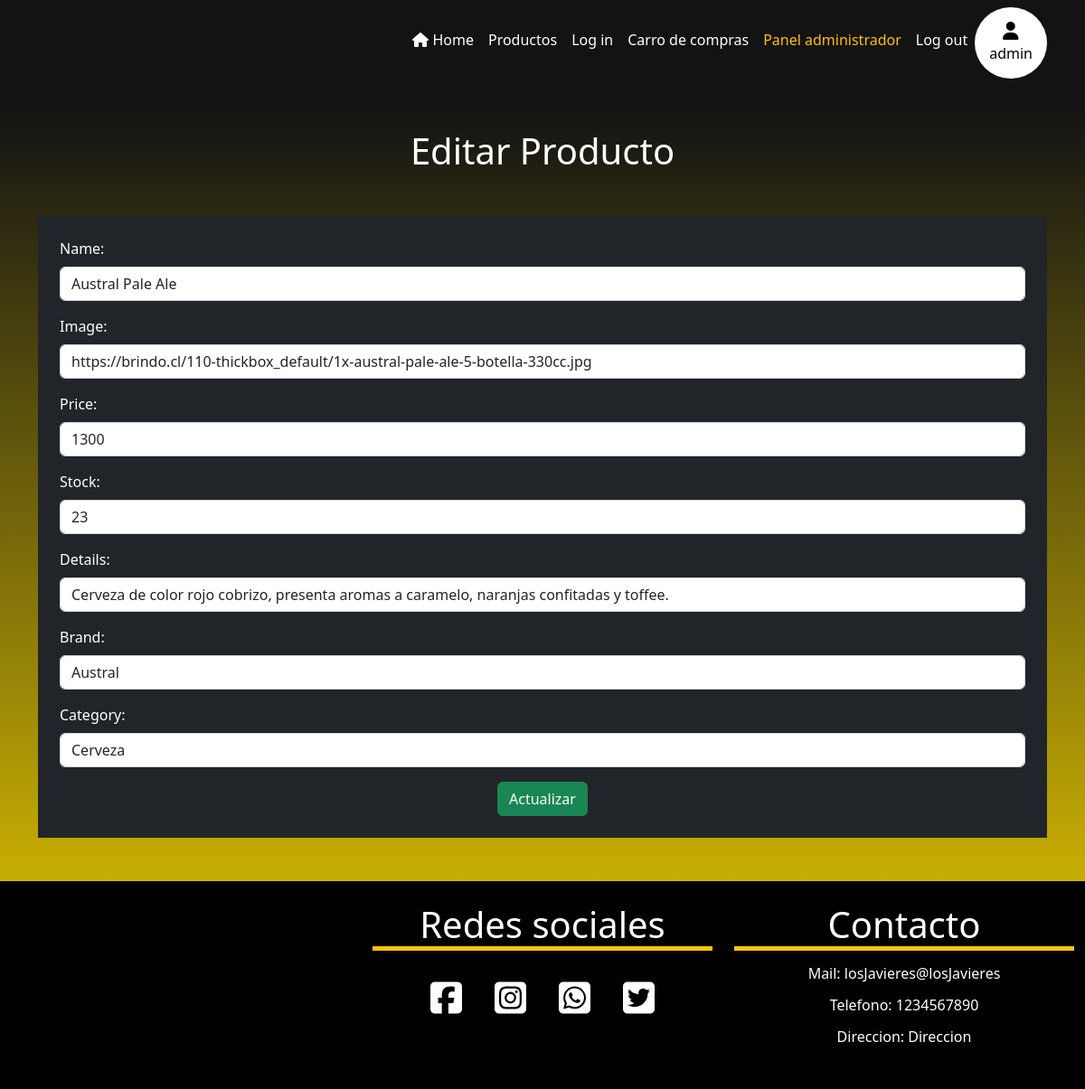
The app's page /products/editProduct/4 (signed in), older data.
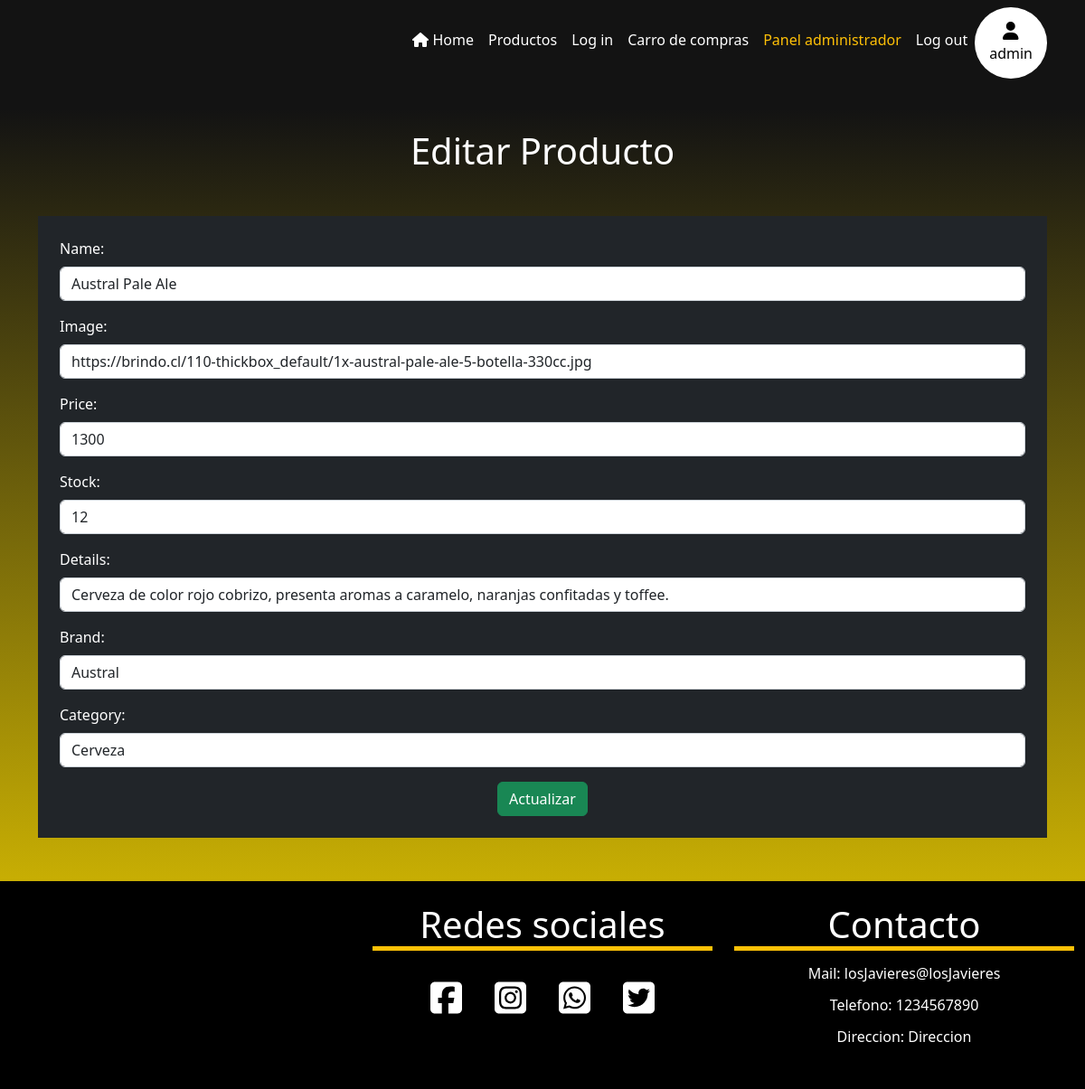
The same page, newer data.
### Botilleria/models.py (models this page shows)
class Product(models.Model):
    try:
        name = models.CharField(max_length=100)
        image = models.CharField(max_length=500)
        price = models.IntegerField()
        stock = models.IntegerField()
        min_stock = models.IntegerField(default=10)
        details = models.CharField(max_length=500)
        brand = models.CharField(max_length=50)
        category = models.CharField(max_length=100)
        class Meta:
            ordering = ['id']
    except Exception as e:
        print('Modelo no creado: ', e)

### Botilleria/views.py (the view)
# urls.py: path('products/editProduct/<int:pk>',
@login_required
def editProduct(request, pk):
    try:
        product = get_object_or_404(Product, pk=pk)
        if request.method == 'POST':
            form = ProductForm(request.POST, instance=product)
            if form.is_valid():
                product = form.save(commit=False)
                product.save()
                messages.success(request, 'Producto modificado')
                return redirect('administrator')
        else:
            form = ProductForm(instance=product)
        return render(request, 'Products/editProduct.html', {'form': form})
    except Exception as e:
        print('producto no editado', e)

### Botilleria/context_processors.py (called while the page is built)
def totalPrice(request):
    totalCarrito = 0
    if 'cart' in request.session:
        for key, value in request.session['cart'].items():
            totalCarrito += int(value['price'])
    return {'totalPrice': totalCarrito}

### Botilleria/templates/Products/editProduct.html
{% extends '../layout/base.html' %} {% block content %}
<h1 class="text-center my-5">Editar Producto</h1>
<section class="container">
  <form method="POST" class="bg-dark container p-4 text-white">
    {% csrf_token %} {{ form.as_p }}
    <div class="text-center">
      <button type="submit" class="btn btn-success">Actualizar</button>
    </div>
  </form>
</section>
{% endblock %}

Row changes from the older to the newer data that the page shows:
changed Product "Austral Pale Ale": stock "23" → "12"
